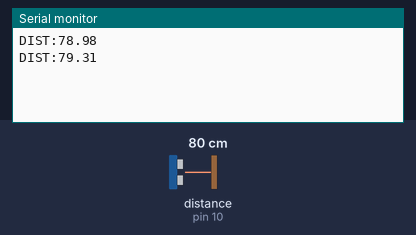
Bench run of a sketch on a simulated Arduino Uno, built with avr-gcc and run on an emulated ATmega328P. Parts: the last lines printed to the serial monitor. Wiring (inferred from the names in the program): ultrasonic range finder: trigger pin 9; echo pin 10. The test bench sets the inputs (shaded band); at power-on: distance to the obstacle (sensor on pin 10) 80 cm. The echo pulse lasts 58.3 µs per cm.

Above: at 1.8 s.
1.9 s: distance to the obstacle (sensor on pin 10) set to 2 cm
At 3.0 s:
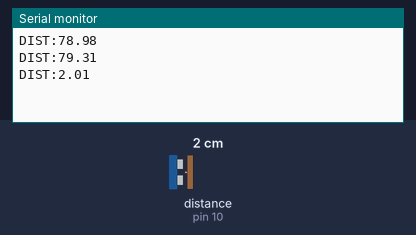
3.4 s: distance to the obstacle (sensor on pin 10) set to 4 cm
At 4.6 s:
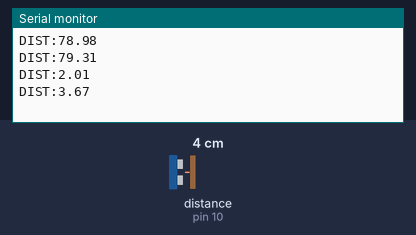
Timing chart, 0 to 6.4 s (numbered marks = the images above; inputs shaded):
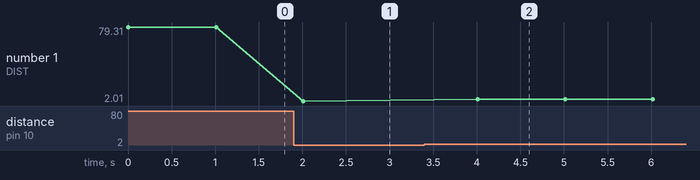

Measured:
- after the input at 1.9 s, the serial monitor: prints a new line after 0.11 s (image 1)
- after the input at 3.4 s, the serial monitor: prints a new line after 0.61 s (image 2)
- plotted number 1: 79.31 → 2.01 after the input at 1.9 s, 2.01 → 3.66 after the input at 3.4 s

The sketch:

send_distance.ino
```cpp
const int trigPin = 9;
const int echoPin = 10;

void setup() {
    Serial.begin(9600);
    pinMode(trigPin, OUTPUT);
    pinMode(echoPin, INPUT);
}

void loop() {
    digitalWrite(trigPin, LOW);
    delayMicroseconds(2);
    digitalWrite(trigPin, HIGH);
    delayMicroseconds(10);
    digitalWrite(trigPin, LOW);

    long duration = pulseIn(echoPin, HIGH, 30000);
    float distance = duration * 0.034 / 2;

    if (distance > 2 && distance < 400) {
        Serial.print("DIST:");
        Serial.println(distance);  // 「DIST:xx.xx」形式
    }

    delay(1000);  // 1秒おきに送信
}
```
